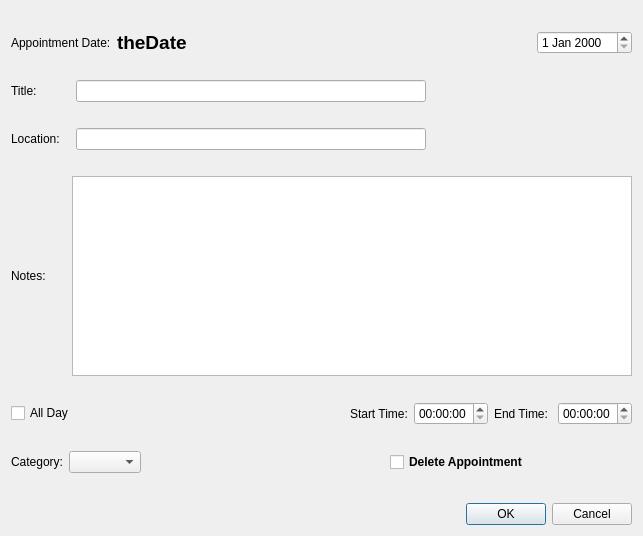
<?xml version="1.0" encoding="UTF-8"?>
<ui version="4.0">
 <class>DialogAppointment</class>
 <widget class="QDialog" name="DialogAppointment">
  <property name="geometry">
   <rect>
    <x>0</x>
    <y>0</y>
    <width>643</width>
    <height>536</height>
   </rect>
  </property>
  <property name="windowTitle">
   <string>Dialog</string>
  </property>
  <layout class="QGridLayout" name="gridLayout">
   <item row="0" column="0">
    <layout class="QVBoxLayout" name="verticalLayout">
     <item>
      <layout class="QHBoxLayout" name="horizontalLayout_2">
       <item>
        <widget class="QLabel" name="labelDate">
         <property name="text">
          <string>Appointment Date:</string>
         </property>
        </widget>
       </item>
       <item>
        <widget class="QLabel" name="labelDateDisplay">
         <property name="font">
          <font>
           <pointsize>14</pointsize>
           <weight>75</weight>
           <bold>true</bold>
          </font>
         </property>
         <property name="text">
          <string>theDate</string>
         </property>
        </widget>
       </item>
       <item>
        <spacer name="horizontalSpacer_3">
         <property name="orientation">
          <enum>Qt::Horizontal</enum>
         </property>
         <property name="sizeHint" stdset="0">
          <size>
           <width>40</width>
           <height>20</height>
          </size>
         </property>
        </spacer>
       </item>
       <item>
        <widget class="QDateEdit" name="dateEditAppointmentDate"/>
       </item>
      </layout>
     </item>
     <item>
      <layout class="QHBoxLayout" name="horizontalLayout_3">
       <item>
        <widget class="QLabel" name="labelTitle">
         <property name="text">
          <string>Title:          </string>
         </property>
        </widget>
       </item>
       <item>
        <widget class="QLineEdit" name="lineEditTitle">
         <property name="minimumSize">
          <size>
           <width>350</width>
           <height>0</height>
          </size>
         </property>
         <property name="maximumSize">
          <size>
           <width>350</width>
           <height>16777215</height>
          </size>
         </property>
        </widget>
       </item>
       <item>
        <spacer name="horizontalSpacer_5">
         <property name="orientation">
          <enum>Qt::Horizontal</enum>
         </property>
         <property name="sizeHint" stdset="0">
          <size>
           <width>40</width>
           <height>20</height>
          </size>
         </property>
        </spacer>
       </item>
      </layout>
     </item>
     <item>
      <layout class="QHBoxLayout" name="horizontalLayout_4">
       <item>
        <widget class="QLabel" name="labelLocation">
         <property name="text">
          <string>Location:   </string>
         </property>
        </widget>
       </item>
       <item>
        <widget class="QLineEdit" name="lineEditLocation">
         <property name="minimumSize">
          <size>
           <width>350</width>
           <height>0</height>
          </size>
         </property>
         <property name="maximumSize">
          <size>
           <width>350</width>
           <height>16777215</height>
          </size>
         </property>
        </widget>
       </item>
       <item>
        <spacer name="horizontalSpacer_6">
         <property name="orientation">
          <enum>Qt::Horizontal</enum>
         </property>
         <property name="sizeHint" stdset="0">
          <size>
           <width>40</width>
           <height>20</height>
          </size>
         </property>
        </spacer>
       </item>
      </layout>
     </item>
     <item>
      <layout class="QHBoxLayout" name="horizontalLayout_5">
       <item>
        <widget class="QLabel" name="labelDescription">
         <property name="text">
          <string>Notes:      </string>
         </property>
        </widget>
       </item>
       <item>
        <widget class="QTextEdit" name="textEditDescription">
         <property name="minimumSize">
          <size>
           <width>400</width>
           <height>0</height>
          </size>
         </property>
         <property name="maximumSize">
          <size>
           <width>16777215</width>
           <height>200</height>
          </size>
         </property>
        </widget>
       </item>
      </layout>
     </item>
     <item>
      <layout class="QHBoxLayout" name="horizontalLayout">
       <item>
        <widget class="QCheckBox" name="checkBoxAllDay">
         <property name="text">
          <string>All Day</string>
         </property>
        </widget>
       </item>
       <item>
        <spacer name="horizontalSpacer">
         <property name="orientation">
          <enum>Qt::Horizontal</enum>
         </property>
         <property name="sizeHint" stdset="0">
          <size>
           <width>40</width>
           <height>20</height>
          </size>
         </property>
        </spacer>
       </item>
       <item>
        <widget class="QLabel" name="labelStarts">
         <property name="text">
          <string>Start Time:</string>
         </property>
        </widget>
       </item>
       <item>
        <widget class="QTimeEdit" name="timeEditStartTime"/>
       </item>
       <item>
        <widget class="QLabel" name="labelEndTime">
         <property name="text">
          <string>End Time: </string>
         </property>
        </widget>
       </item>
       <item>
        <widget class="QTimeEdit" name="timeEditEndTime"/>
       </item>
      </layout>
     </item>
     <item>
      <layout class="QHBoxLayout" name="horizontalLayout_6"/>
     </item>
     <item>
      <layout class="QHBoxLayout" name="horizontalLayout_9">
       <item>
        <layout class="QHBoxLayout" name="horizontalLayout_8">
         <item>
          <widget class="QLabel" name="labelCategory">
           <property name="text">
            <string>Category:</string>
           </property>
          </widget>
         </item>
         <item>
          <widget class="QComboBox" name="comboBoxCategory"/>
         </item>
        </layout>
       </item>
       <item>
        <spacer name="horizontalSpacer_8">
         <property name="orientation">
          <enum>Qt::Horizontal</enum>
         </property>
         <property name="sizeHint" stdset="0">
          <size>
           <width>40</width>
           <height>20</height>
          </size>
         </property>
        </spacer>
       </item>
       <item>
        <layout class="QHBoxLayout" name="horizontalLayout_7">
         <item>
          <widget class="QCheckBox" name="checkBoxDelete">
           <property name="font">
            <font>
             <weight>75</weight>
             <bold>true</bold>
            </font>
           </property>
           <property name="text">
            <string>Delete Appointment</string>
           </property>
          </widget>
         </item>
         <item>
          <spacer name="horizontalSpacer_2">
           <property name="orientation">
            <enum>Qt::Horizontal</enum>
           </property>
           <property name="sizeHint" stdset="0">
            <size>
             <width>40</width>
             <height>20</height>
            </size>
           </property>
          </spacer>
         </item>
        </layout>
       </item>
      </layout>
     </item>
    </layout>
   </item>
   <item row="1" column="0">
    <widget class="QDialogButtonBox" name="buttonBox">
     <property name="orientation">
      <enum>Qt::Horizontal</enum>
     </property>
     <property name="standardButtons">
      <set>QDialogButtonBox::Cancel|QDialogButtonBox::Ok</set>
     </property>
    </widget>
   </item>
  </layout>
 </widget>
 <resources/>
 <connections>
  <connection>
   <sender>buttonBox</sender>
   <signal>accepted()</signal>
   <receiver>DialogAppointment</receiver>
   <slot>accept()</slot>
   <hints>
    <hint type="sourcelabel">
     <x>248</x>
     <y>254</y>
    </hint>
    <hint type="destinationlabel">
     <x>157</x>
     <y>274</y>
    </hint>
   </hints>
  </connection>
  <connection>
   <sender>buttonBox</sender>
   <signal>rejected()</signal>
   <receiver>DialogAppointment</receiver>
   <slot>reject()</slot>
   <hints>
    <hint type="sourcelabel">
     <x>316</x>
     <y>260</y>
    </hint>
    <hint type="destinationlabel">
     <x>286</x>
     <y>274</y>
    </hint>
   </hints>
  </connection>
 </connections>
</ui>
